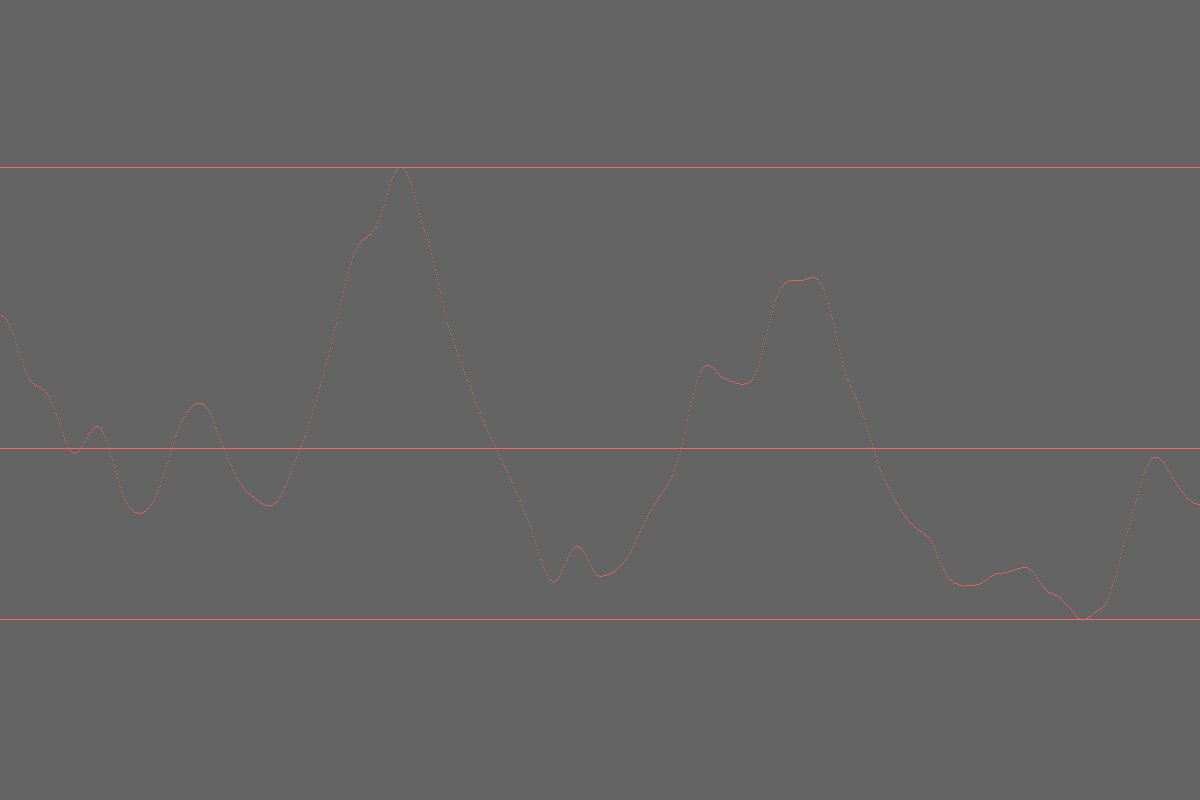
Frame 1 (no input)
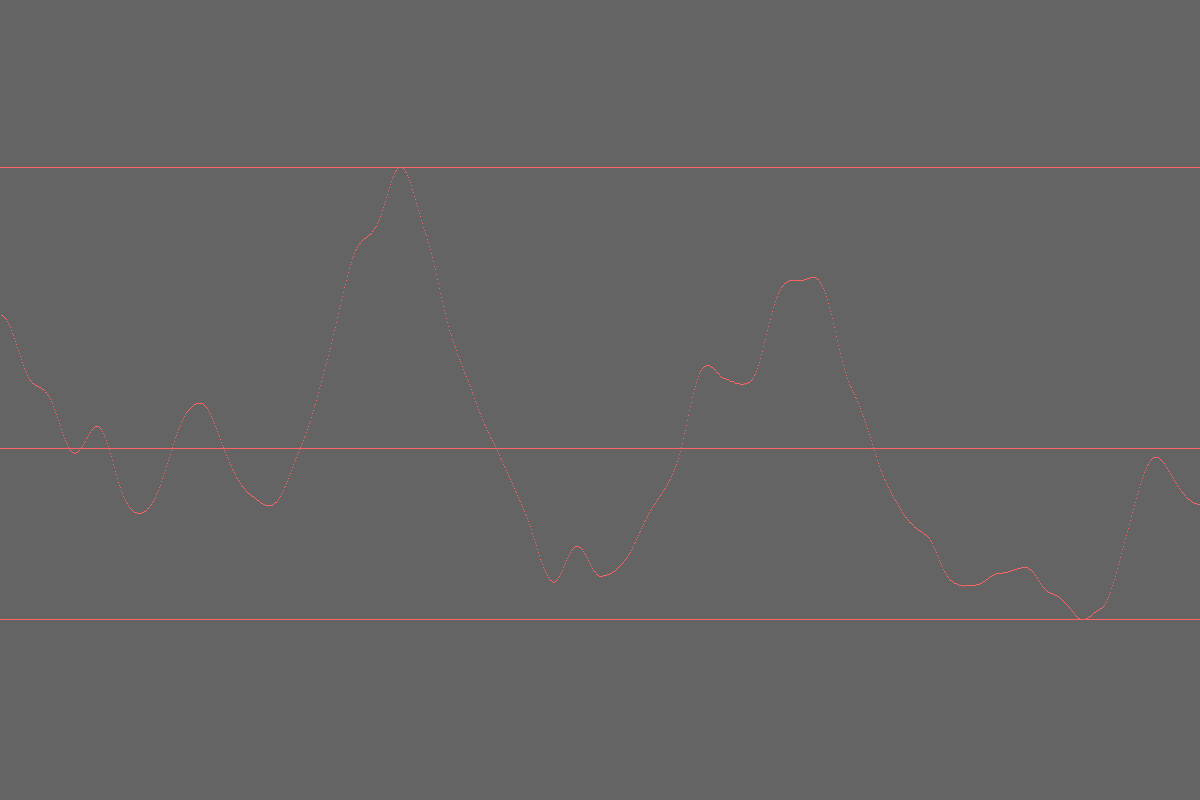
Frame 60 (the mouse pressed at the canvas centre just before this capture)
Frame 120 (the mouse held since frame 60 and released just before this capture): identical to frame 60, image omitted

The Processing sketch that drew these frames (run headless with seeded random() and noise(); from frame 60 on, the mouse is pressed at the canvas centre):

// Processing sketch: NormalizeSignal
// ── NormalizeSignal.pde
float[] values;

void setup() {
  size(1200, 800);
  background(100);
  values = new float[width];
  for (int i = 0; i < width; i++) {
    values[i] = height * noise(i * 0.005);
  }
}


void draw() {
  for (int x = 1; x < width; x++) {
    stroke(255, 100, 100);
    float y = height - values[x];
    point(x, y);
  }
  
  normalizeSignal(values);
}

void normalizeSignal(float[] signalData) {
  float acc = 0;
  float largest = 0;
  float smallest = height;
  for (float f : signalData) {
    acc += f;
    if (f > largest) largest = f;
    if (f < smallest) smallest = f;
  }
  acc /= (signalData.length + 1);
  
  line(0, height - acc, width, height - acc);
  line(0, height - largest, width, height - largest);
  line(0, height - smallest, width, height - smallest);
}
